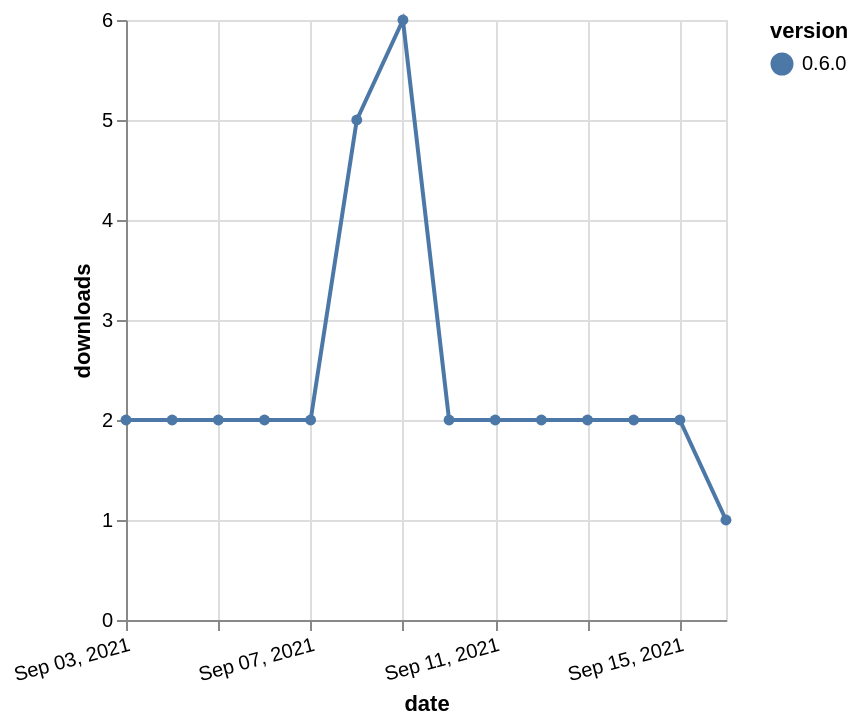

Express this chart as Vega-Lite.
### Vega-Lite specification from a JSON file in a GitHub repository (floating-point values rounded to 4 significant figures)
{"$schema": "https://vega.github.io/schema/vega-lite/v5.json", "description": "A simple bar chart with embedded data.", "data": {"values": [{"date": "2021-09-03", "total": 4765, "delta": 2, "version": "0.6.0"}, {"date": "2021-09-04", "total": 4767, "delta": 2, "version": "0.6.0"}, {"date": "2021-09-05", "total": 4769, "delta": 2, "version": "0.6.0"}, {"date": "2021-09-06", "total": 4771, "delta": 2, "version": "0.6.0"}, {"date": "2021-09-07", "total": 4773, "delta": 2, "version": "0.6.0"}, {"date": "2021-09-08", "total": 4778, "delta": 5, "version": "0.6.0"}, {"date": "2021-09-09", "total": 4784, "delta": 6, "version": "0.6.0"}, {"date": "2021-09-10", "total": 4786, "delta": 2, "version": "0.6.0"}, {"date": "2021-09-11", "total": 4788, "delta": 2, "version": "0.6.0"}, {"date": "2021-09-12", "total": 4790, "delta": 2, "version": "0.6.0"}, {"date": "2021-09-13", "total": 4792, "delta": 2, "version": "0.6.0"}, {"date": "2021-09-14", "total": 4794, "delta": 2, "version": "0.6.0"}, {"date": "2021-09-15", "total": 4796, "delta": 2, "version": "0.6.0"}, {"date": "2021-09-16", "total": 4797, "delta": 1, "version": "0.6.0"}]}, "width": "container", "mark": {"type": "line", "point": {"filled": true}}, "encoding": {"x": {"field": "date", "type": "temporal", "timeUnit": "yearmonthdate", "title": "date", "axis": {"labelAngle": -15}}, "y": {"field": "delta", "type": "quantitative", "title": "downloads"}, "color": {"field": "version", "type": "nominal"}, "tooltip": {"field": "delta"}}}
